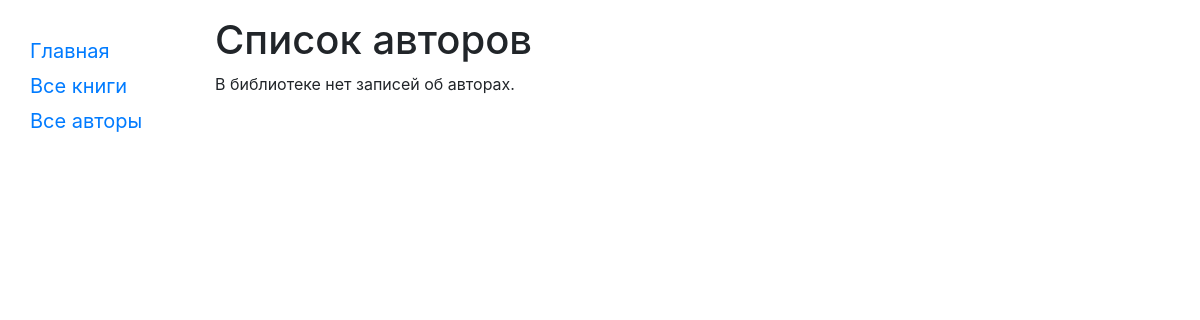
Page /catalog/authors/ on the earlier database version.
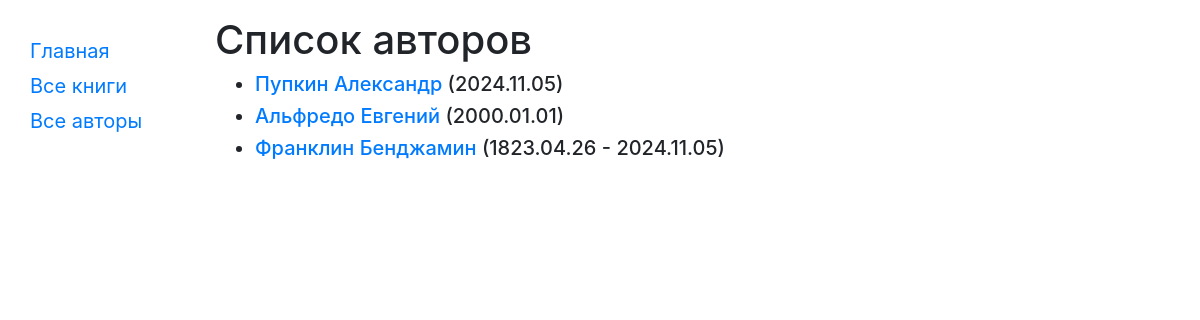
Same page on the later database version.
### catalog/models.py (models this page shows, shortened)
class Author(models.Model):
    first_name = models.CharField(max_length=100)
    last_name = models.CharField(max_length=100)
    date_of_birth = models.DateField(null=True, blank=True)
    date_of_death = models.DateField('Died', null=True, blank=True)
    def get_absolute_url(self):
        return reverse('author-detail', args=[str(self.id)])
    def life_period(self):
        return '.'.join((str(self.date_of_birth)).split('-')) + (' - ' + '.'.join((str(self.date_of_death)).split('-')) if self.date_of_death else '')

### catalog/views.py (the view)
class AuthorListView(generic.ListView):
    model = Author
    paginate_by = 10

### catalog/templates/catalog/author_list.html
{% extends "base_generic.html" %}
{% block content %}
    <h1>Список авторов</h1>
    {% if author_list %}
    <ul>
      {% for author in author_list %}
      <li class="h5">
        <a href="{{ author.get_absolute_url }}">{{ author.last_name }} {{ author.first_name }}</a> ({{ author.life_period }})
      </li>
      {% endfor %}
    </ul>
    {% else %}
      <p>В библиотеке нет записей об авторах.</p>
    {% endif %}
{% endblock %}

Differences in the rows shown:
added Author: last_name "Пупкин", first_name "Александр", life_period "2024.11.05"
added Author: last_name "Альфредо", first_name "Евгений", life_period "2000.01.01"
added Author: last_name "Франклин", first_name "Бенджамин", life_period "1823.04.26 - 2024.11.05"
Other differences:
text no longer shown: "В библиотеке нет записей об авторах."
